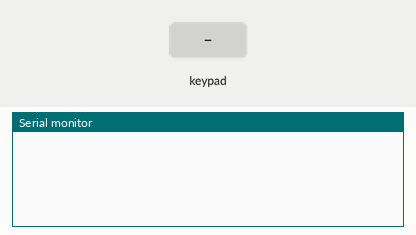
A sketch run on a simulated Arduino Uno, built with avr-gcc and run on an emulated ATmega328P. On the bench: the last lines printed to the serial monitor. Wiring (inferred from the names in the program): 7×4 keypad (labels assumed): rows pin 2, pin 3, pin 4, pin 5, pin 6, pin 7, pin 8; columns pin 9, pin 10, pin 16, pin 14. The inputs (shaded band) are chosen by the test bench.

Above: at 1.2 s.
1.3 s: key '1' pressed
At 1.9 s:
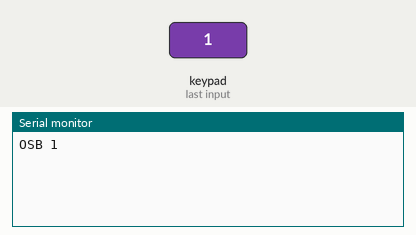
2.8 s: keypad keys 2 3 4 5 6 7 8 pressed 0.4 s apart
At 6.1 s:
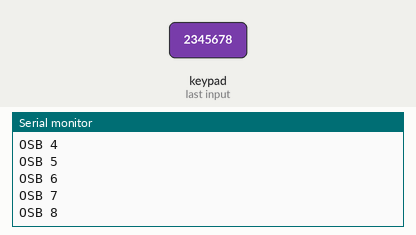
7.1 s: key '9' pressed
At 7.6 s:
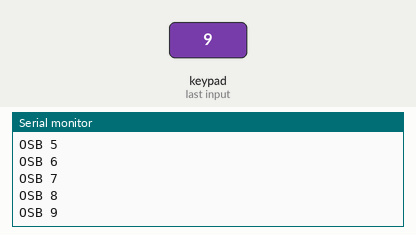
Timing chart, 0 to 10.1 s (numbered marks = the images above; inputs shaded):
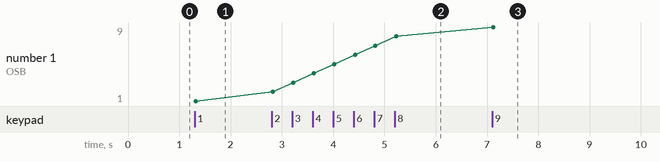

The sketch:

arduino-mfd-buttons.ino
```cpp
/*
 * MFD bezel → USB serial, for the MFD testbench (line protocol, 115200 baud).
 *
 * 20 OSBs + 4 rockers (8 contacts) = 28 inputs. This sketch scans a 7 × 4
 * diode matrix (rows driven LOW one at a time, columns read with pull-ups),
 * debounces, and prints one line per press:
 *     OSB 6
 *     RKR BRT +
 * It also listens for the app's outbound lines (LED <n> <0|1>) to light
 * per-button backlights — wire them to `ledPins` if you have them.
 *
 * Works on any Arduino-compatible board with native USB or a USB-UART
 * (Pro Micro, RP2040, ESP32-S3, Nano…). Adjust pins to your wiring.
 */

const uint8_t ROWS = 7, COLS = 4;
const uint8_t rowPins[ROWS] = {2, 3, 4, 5, 6, 7, 8};
const uint8_t colPins[COLS] = {9, 10, 16, 14};

// what each matrix position means — edit to match your wiring
const char* keymap[ROWS][COLS] = {
  {"OSB 1",  "OSB 2",  "OSB 3",  "OSB 4"},
  {"OSB 5",  "OSB 6",  "OSB 7",  "OSB 8"},
  {"OSB 9",  "OSB 10", "OSB 11", "OSB 12"},
  {"OSB 13", "OSB 14", "OSB 15", "OSB 16"},
  {"OSB 17", "OSB 18", "OSB 19", "OSB 20"},
  {"RKR GAIN +", "RKR GAIN -", "RKR SYM +", "RKR SYM -"},
  {"RKR BRT +",  "RKR BRT -",  "RKR CON +", "RKR CON -"},
};

const unsigned long DEBOUNCE_MS = 25;
bool stable[ROWS][COLS];
bool lastRead[ROWS][COLS];
unsigned long changedAt[ROWS][COLS];
String rx;

void setup() {
  Serial.begin(115200);
  for (uint8_t r = 0; r < ROWS; r++) { pinMode(rowPins[r], OUTPUT); digitalWrite(rowPins[r], HIGH); }
  for (uint8_t c = 0; c < COLS; c++) pinMode(colPins[c], INPUT_PULLUP);
}

void handleLine(const String& line) {
  // e.g. "LED 6 1" — drive a backlight here if fitted
  if (line.startsWith("LED ")) {
    int sp = line.indexOf(' ', 4);
    int osb = line.substring(4, sp).toInt();
    bool on = line.substring(sp + 1).toInt() == 1;
    (void)osb; (void)on; // digitalWrite(ledPins[osb - 1], on);
  }
}

void loop() {
  unsigned long now = millis();
  for (uint8_t r = 0; r < ROWS; r++) {
    digitalWrite(rowPins[r], LOW);
    delayMicroseconds(5);
    for (uint8_t c = 0; c < COLS; c++) {
      bool down = digitalRead(colPins[c]) == LOW;
      if (down != lastRead[r][c]) { lastRead[r][c] = down; changedAt[r][c] = now; }
      if (down != stable[r][c] && now - changedAt[r][c] > DEBOUNCE_MS) {
        stable[r][c] = down;
        if (down) Serial.println(keymap[r][c]);   // act on press, not release
      }
    }
    digitalWrite(rowPins[r], HIGH);
  }
  while (Serial.available()) {
    char ch = Serial.read();
    if (ch == '\n') { handleLine(rx); rx = ""; }
    else if (ch != '\r' && rx.length() < 64) rx += ch;
  }
}
```

Measured:
- after the input at 1.3 s, the serial monitor: prints a new line at once (image 1)
- after the input at 2.8 s, the serial monitor: prints a new line at once (image 2)
- after the input at 7.1 s, the serial monitor: prints a new line at once (image 3)
- plotted number 1: 1 → 8 after the input at 2.8 s, 8 → 9 after the input at 7.1 s
